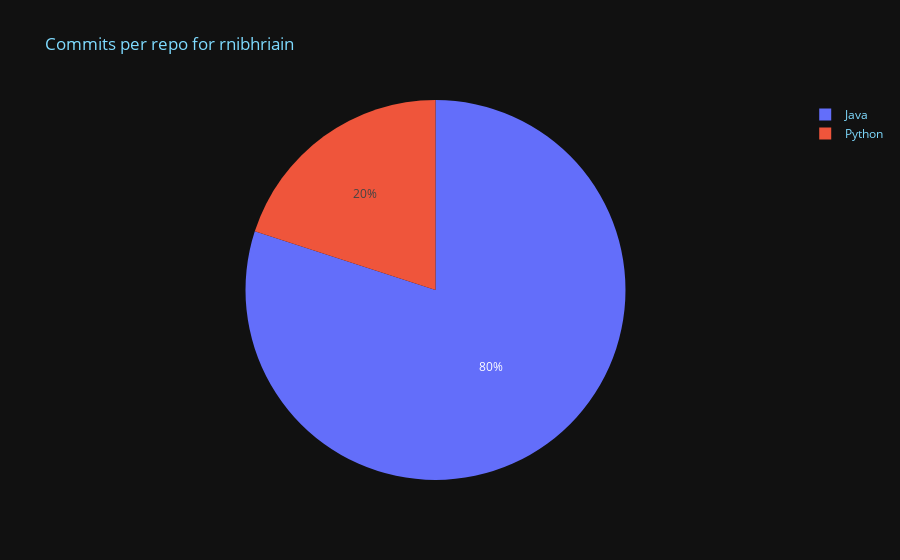

Write notebook code for a chart like this one.
### Markdown cell above
## Creating the Figures With the Data

### Code cell
fig = px.pie(df1, values='Commits', names='Lang', title=f'Commits per repo for {user}')

fig.update_layout(
    plot_bgcolor=colors['background'],
    paper_bgcolor=colors['background'],
    font_color=colors['text']
)

fig.show()

### Figure 1 — Plotly figure (JSON) as saved in the notebook; plotly's stock layout.template omitted (floating-point values rounded to 4 significant figures)
{"data": [{"domain": {"x": [0, 1], "y": [0, 1]}, "hovertemplate": "Lang=%{label}<br>Commits=%{value}<extra></extra>", "labels": ["Java", "Python"], "legendgroup": "", "name": "", "showlegend": true, "type": "pie", "values": [4, 1]}], "layout": {"font": {"color": "#7FDBFF"}, "legend": {"tracegroupgap": 0}, "paper_bgcolor": "#111111", "plot_bgcolor": "#111111", "title": {"text": "Commits per repo for rnibhriain"}}}
